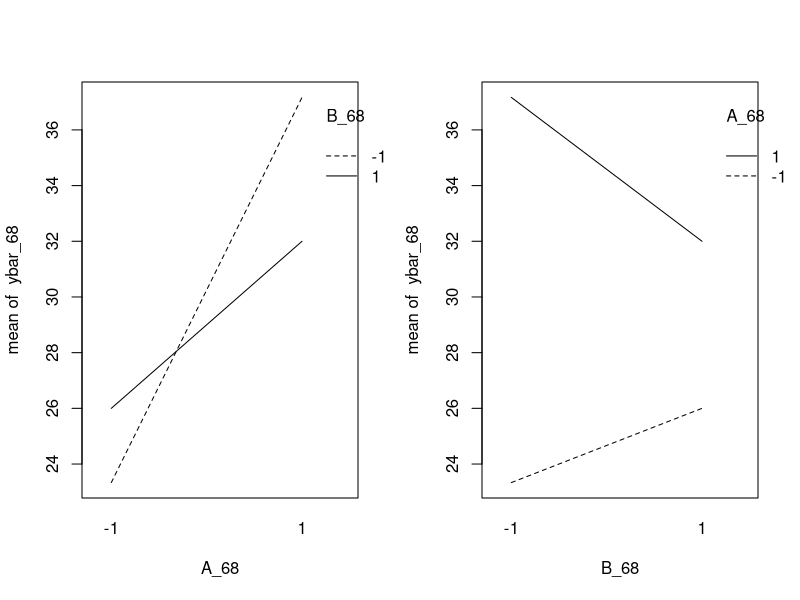
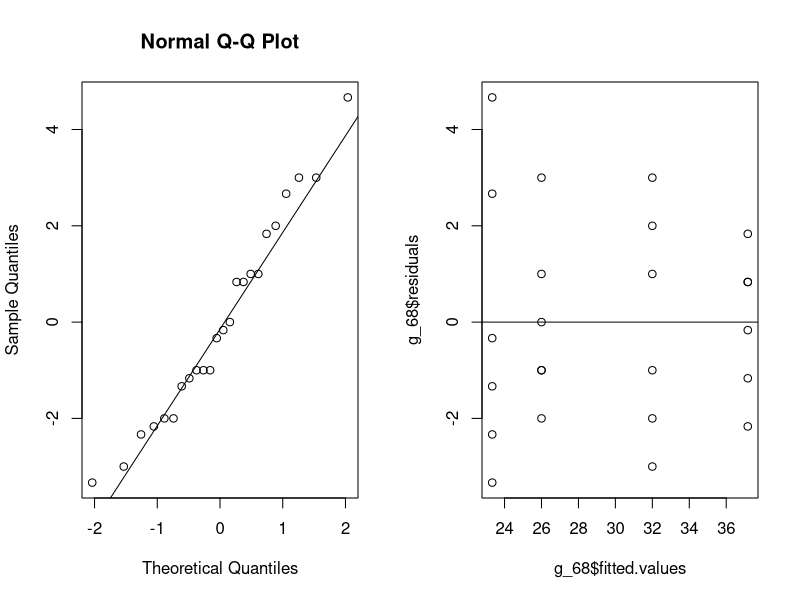
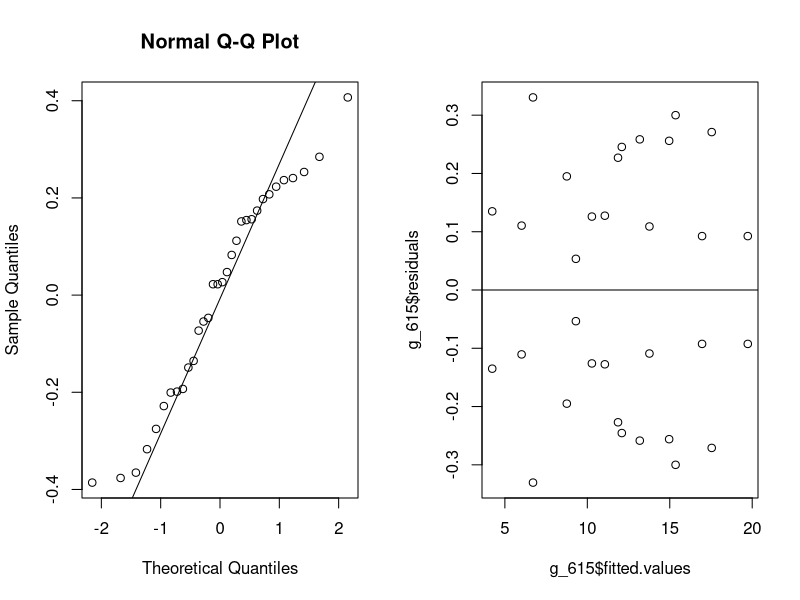
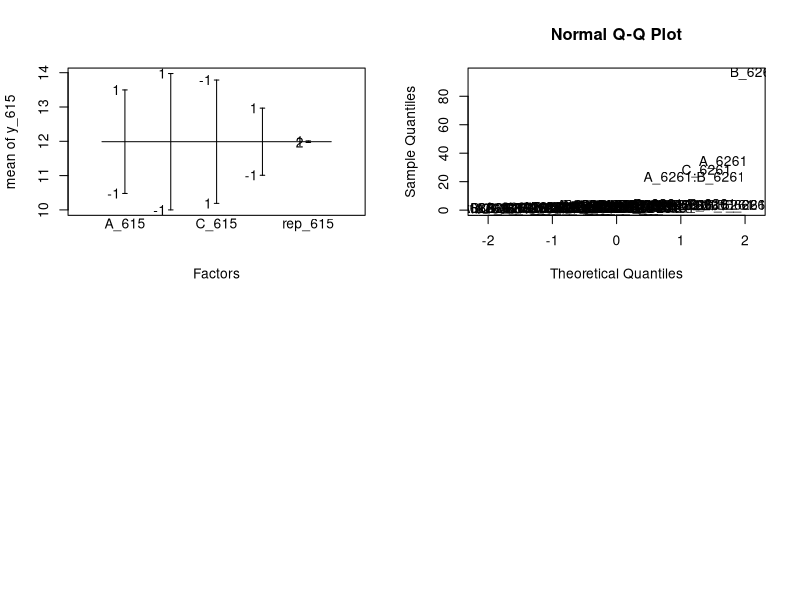
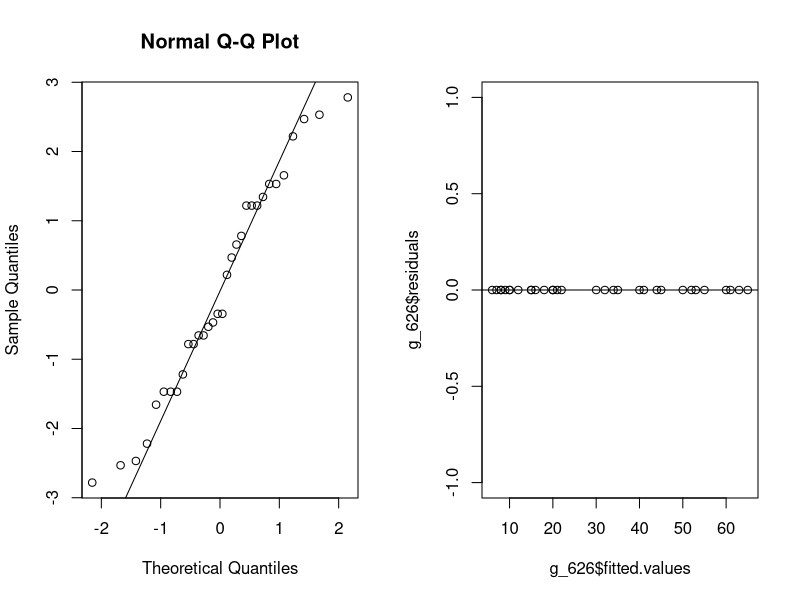
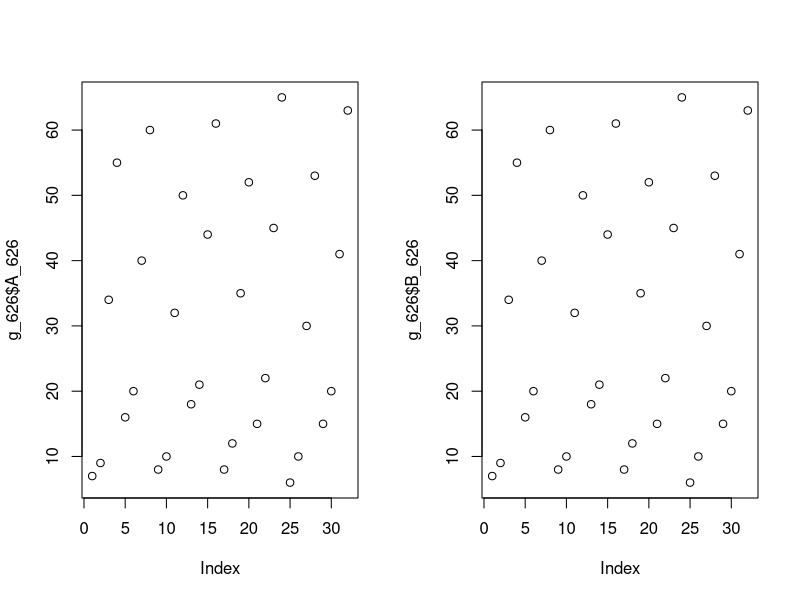
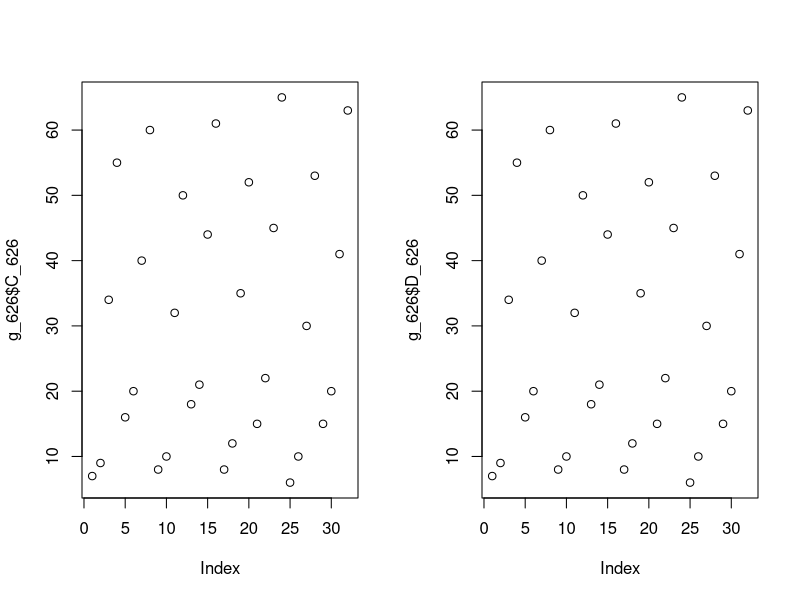
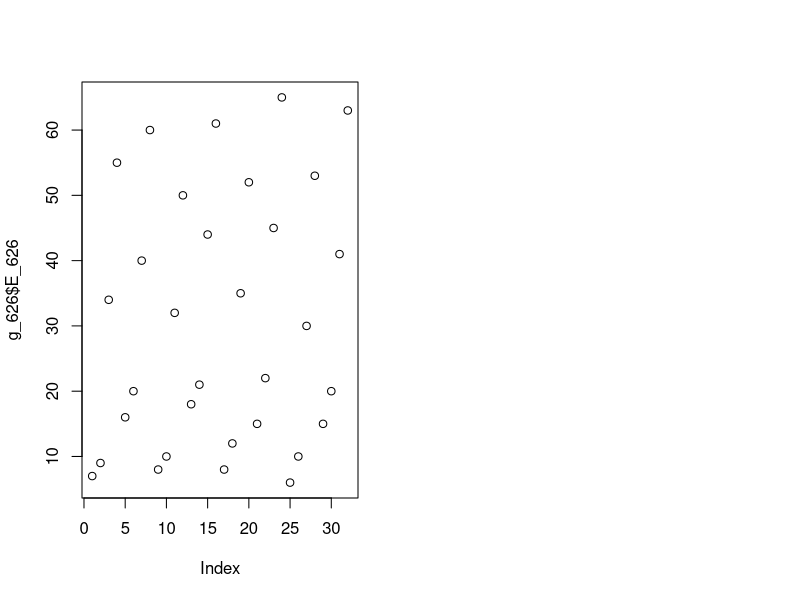

Generate these figures, in order, with R:
## ---- chunk 1
knitr::opts_chunk$set(echo = TRUE)
## ---- chunk 2
#input data
A_68 <- c(-1, 1, -1,1)
B_68 <- c(-1, -1, 1, 1)
I_68 <- c(21,37,25,31)
II_68 <- c(23,38,24,29)
III_68 <- c(20,35,29,30)
IV_68 <- c(22,39,26,34)
V_68 <- c(28,38,25,33)
VI_68 <- c(26,36,27,35)

#combine into table
data_68 <- data.frame(A_68, B_68, I_68, II_68, III_68, IV_68, V_68, VI_68)
data_68

#build ANOVA table

y_68 <- c(I_68, II_68, III_68, IV_68, V_68, VI_68)
 
factorA_68 <- as.factor(rep(A_68,6))
factorB_68 <- as.factor(rep(B_68,6))
g_68 <- lm(y_68 ~ factorA_68 + factorB_68 + factorA_68*factorB_68)
anova(g_68)

#looks like A does impact the response and B does not. the interaction effect is also significant

#compute sums for each combination
sums_68 <- apply(data_68[,3:8], 1, sum)
names(sums_68) <- c("(1)", "(a)", "(b)", "(ab)")
ybar_68 <- sums_68/6

#interaction plots
par(mfrow=c(1,2))
interaction.plot(A_68, B_68, ybar_68) #lines crossing
interaction.plot(B_68, A_68, ybar_68) #lines not crossing but not parallel
#interaction effect is indeed occurring
#time definitely matters, but you can also say that bacterial growth depends on the interaction of time with the culture

#effect estimate
A_hat_68<-(sums_68[4]+sums_68[2]-sums_68[3]-sums_68[1])/12
#the main effect of A is 9.92. This is the change in response produced by the change in the level of 'time' averaged over the levels of 'culture'
B_hat_68 <- (sums_68[4]+sums_68[3]-sums_68[2]-sums_68[1])/12
#the main effect of B is weak: -1.25. This is the change in response produced by the change in the level of 'culture' averaged over the levels of 'time'.
AB_hat_68 <- (sums_68[4]+sums_68[1]-sums_68[2]-sums_68[3])/12
#the interaction effect of AB is -3.92. This is the average difference between the effect of culture at the high level of time and the effect of culture at the low level of time. 
## ---- chunk 3
# residual analysis
par(mfrow=c(1,2))
# normal plot
qqnorm(g_68$residuals)
qqline(g_68$residuals) #this looks pretty normal
gaov_68<-aov(y_68~factorA_68+factorB_68)
shapiro.test(g_68$residuals) #it is normal, hurrah
bartlett.test(gaov_68$residuals~factorA_68) #equal variance!
bartlett.test(gaov_68$residuals~factorB_68) #equal variance!

#residual plot
plot(g_68$fitted.values,g_68$residuals) #looks homoscedastic - good
abline(h=0)
## ---- chunk 4
#input data
A_615 <- as.factor(rep(c(-1,1), times=16))
B_615 <- as.factor(rep(c(-1,1), each = 2, times=8))
C_615 <- as.factor(rep(c(-1,1), each = 4, times=4))
D_615 <- as.factor(rep(c(-1,1), each = 8, times=2))
rep_615 <- as.factor(rep(1:2, each=16))
y_615 <- c(7.037,14.707,11.635,17.273,10.403,4.368,9.360,13.440,8.561,16.867,13.876,19.824,11.846,6.125,11.190,15.653, 6.376, 15.219,12.089,17.815,10.151,4.098,9.253,12.923,8.951,17.052,13.658,19.639,12.337,5.904,10.935,15.053)

data_615 <- data.frame(A_615, B_615, C_615, D_615, rep_615, y_615)

#create linear model
g_615 <- lm(y_615~(A_615+B_615+C_615+D_615)^4,data=data_615)


#visualize effects
g_615$effects
effects_615 <- abs(g_615$effects[-1])

print(effects_615) #these are the estimated effects. looks like interactions with D are unimportant
## ---- chunk 5
anova(g_615)
## ---- chunk 6
mean(y_615)

#reduced model
g_reduced_615 <- lm(y_615~A_615+B_615+C_615+D_615 + A_615*B_615 + A_615*C_615 + A_615*B_615*C_615)
anova(g_reduced_615)
abs(g_reduced_615$effects)
## ---- chunk 7
#residual analysis


par(mfrow=c(1,2))
# normal plot
qqnorm(g_reduced_615$residuals)
qqline(g_reduced_615$residuals) #normal
gaov_615<-aov(y_615~A_615+B_615+C_615+D_615 + A_615*B_615 + A_615*C_615 + A_615*B_615*C_615)
shapiro.test(g_reduced_615$residuals) #normal!
bartlett.test(gaov_615$residuals~A_615) #homoscedastic for A
bartlett.test(gaov_615$residuals~B_615) #omoscedastisitic for B
bartlett.test(gaov_615$residuals~C_615) #homoscedastic
bartlett.test(gaov_615$residuals~D_615) #homoscedastic

# residual plot
plot(g_615$fitted.values,g_615$residuals) #this looks fine
abline(h=0)
## ---- chunk 8
bartlett.test(gaov_615$residuals~A_615) 
bartlett.test(gaov_615$residuals~B_615)
bartlett.test(gaov_615$residuals~C_615) 
bartlett.test(gaov_615$residuals~D_615) 
## ---- chunk 9
par(mfrow=c(2,2))
plot.design(data_615) 
## ---- chunk 10
#enter data
A_626 <- as.factor(rep(c(-1,1), times=16))
B_626 <- as.factor(rep(c(-1,1), each = 2, times=8))
C_626 <- as.factor(rep(c(-1,1), each = 4, times=4))
D_626 <- as.factor(rep(c(-1,1), each = 8, times=2))
E_626 <- as.factor(rep(c(-1,1), each = 16))
y_626 <- c(7,9,34,55,16,20,40,60,8,10,32,50,18,21,44,61,8,12,35,52,15,22,45,65,6,10,30,53,15,20,41,63)

data_626 <- data.frame(A_626, B_626, C_626, D_626, E_626, y_626)
## ---- chunk 11
#create linear model
g_626 <- lm(y_626~(A_626+B_626+C_626+D_626+E_626)^5,data=data_626)

#visualize effects
g_626$effects
effects_626 <- abs(g_626$effects[-1])

qq_626 <- qqnorm(effects_626, type="n")  # "n" means no plotting
text(qq_626$x, qq_626$y, labels = names(effects_626))
## ---- chunk 12
anova(g_626) #not enough df's to run this fully so I'm just going to toss out some terms based on the half-normal probability plot.

g_reduced_626 <- lm(y_626 ~ A_626 + B_626 + C_626 + A_626*B_626) #these are all significant! yippee
anova(g_reduced_626)
## ---- chunk 13
mean(y_626)

abs(g_reduced_626$effects[-1])
## ---- chunk 14
#residual analysis

par(mfrow=c(1,2))
# normal plot
qqnorm(g_reduced_626$residuals)
qqline(g_reduced_626$residuals) #normal
gaov_626<-aov(y_626 ~ A_626 + B_626 + C_626 + A_626*B_626)
shapiro.test(g_reduced_626$residuals) #normal!
bartlett.test(gaov_626$residuals~A_626) #homoscedastic for A
bartlett.test(gaov_626$residuals~B_626) #uh-oh! heterscedastic for B!
bartlett.test(gaov_626$residuals~C_626) #homoscedastic for C

## ---- chunk 15
# residual plot
plot(g_626$fitted.values,g_626$residuals) #this looks fine
abline(h=0)

plot(g_626$fitted.values,g_626$A_626) 
plot(g_626$fitted.values,g_626$B_626) 
plot(g_626$fitted.values,g_626$C_626) 
plot(g_626$fitted.values,g_626$D_626) 
plot(g_626$fitted.values,g_626$E_626) 
## ---- chunk 16
#interaction plots
par(mfrow=c(1,2))
interaction.plot(A_626, B_626, y_626) #lines not crossing but not parallel
interaction.plot(B_626, A_626, y_626) #lines not crossing but not parallel
#interaction effect is occurring between A and B. The interaction of aperture and exposure time affects the yield.
## ---- chunk 17
par(mfrow=c(2,2))
plot.design(data_626) 
## ---- chunk 18
#input data
A_73 <- as.factor(rep(c(-1,1), times=8))
B_73 <- as.factor(rep(c(-1,1), each = 2, times=4))
C_73 <- as.factor(rep(c(-1,1), each = 4, times=2))
D_73 <- as.factor(rep(c(-1,1), each = 8))
Block1_73 <- c(7.037,14.707,11.635,17.273,10.403,4.368,9.360,13.440,8.561,16.867,13.876,19.824,11.846,6.125,11.190,15.653)
Block2_73 <- c(6.376, 15.219,12.089,17.815,10.151,4.098,9.253,12.923,8.951,17.052,13.658,19.639,12.337,5.904,10.935,15.053)

data_73 <- data.frame(A_73, B_73, C_73, D_73, Block1_73, Block2_73)

y_73 <- c(Block1_73,Block2_73)

## ---- chunk 19
#ABCDE confounded with 2 blocks
#enter data
A_77 <- rep(c(-1,1), times=16)
B_77 <- rep(c(-1,1), each = 2, times=8)
C_77 <- rep(c(-1,1), each = 4, times=4)
D_77 <- rep(c(-1,1), each = 8, times=2)
E_77 <- rep(c(-1,1), each = 16)
y_77 <- c(7,9,34,55,16,20,40,60,8,10,32,50,18,21,44,61,8,12,35,52,15,22,45,65,6,10,30,53,15,20,41,63)

ABCDE_77 <- A_77*B_77*C_77*D_77*E_77 #want to confound ABCDE
data_77 <- data.frame(factor(A_77), factor(B_77), factor(C_77), factor(D_77), (E_77), ABCDE_77, y_626)
#ABCDE = blocks

g_77 <- lm(y_77 ~ (A_77+B_77+C_77+D_77)^4)
anova(g_77) #looks like A, B, C, and AB are significant

Blocks_77 <- ABCDE_77
h_77 <- lm(y_626 ~ A_626 + B_626 + C_626 + A_626*B_626 + Blocks_77)
anova(h_77) #A, B, C, and AB are significant

#residual analysis

par(mfrow=c(1,2))
# normal plot
qqnorm(h_77$residuals)
qqline(h_77$residuals) #normal
gaov_77<-aov(y_77 ~ A_77 + B_77 + C_77 + A_77*B_77)
shapiro.test(h_77$residuals) #normal!
bartlett.test(gaov_77$residuals~A_77) #homoscedastic for A
bartlett.test(gaov_77$residuals~B_77) #uh-oh! heterscedastic for B!
bartlett.test(gaov_77$residuals~C_77) #homoscedastic for C
bartlett.test(gaov_77$residuals~Blocks_77) #homoscedastic
## ---- chunk 20
#4 blocks with ACDE and BCD (and consequently ABE) confounded


